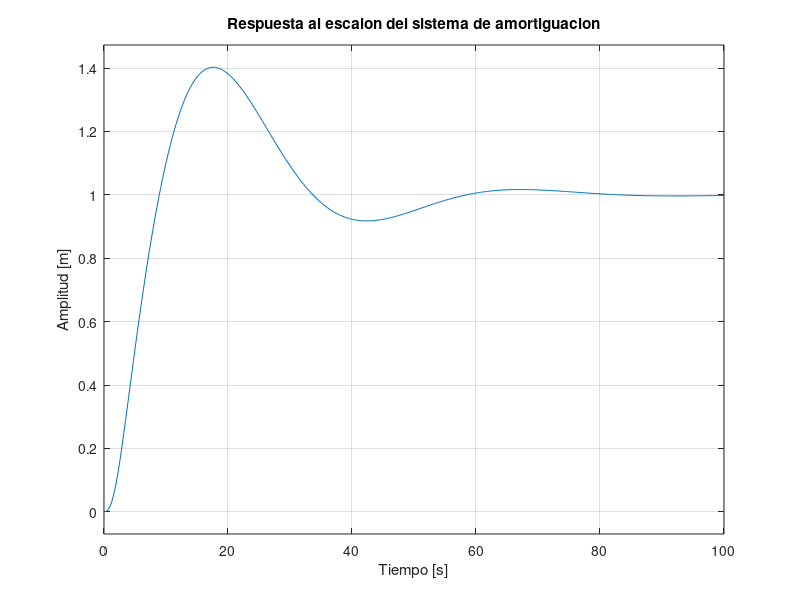

MATLAB code to generate this figure: (Note: this script raises an error after producing the figure.)
%Unidad 3 Ejercicio 4
pkg load control
close all; clc; clear all;

s = tf('s');
Ma = 500;
Ms = 50;
Kr = 10;
Kc = 50;
Ba = 80;

disp('Xa(s)/W(s) = G(s)');

G = (Kc*Ba*s+Kc*Kr)/(Ms*Ma*s^4+(Ma+Ms)*Ba*s^3+
((Kr+Kc)*Ma+Kr*Ms)*s^2+Kc*Ba*s+Kc*Kr)

%Grafico
step(G);
%Titulo del grafico
title('Respuesta al escalon del sistema de amortiguacion');
%Nombres de los ejes
xlabel('Tiempo [s]'); ylabel('Amplitud [m]');

close all; clear all; clc
pkg load symbolic
pkg load control
%s = tf('s')
syms s Ma Xa Xs Ba Kr Ms Kc U real
eq1=Ma*s^2*Xa==Ba*s*(Xs-Xa)+Kr*(Xs-Xa)
eq2=Ms*s^2*Xs==Ba*s*(Xa-Xs)+Kr*(Xa-Xs)+Kc*(U-Xs)
S=solve(eq1,eq2,Xa,U) % resuelve las ecuaciones, da estructura S.Xa y
G=S.Xa/S.U
G1=factor(G, s, 's')
[N, D] = numden(G1)
G2 = tf(sym2poly(N),sym2poly(D))

%G=simplify(G)